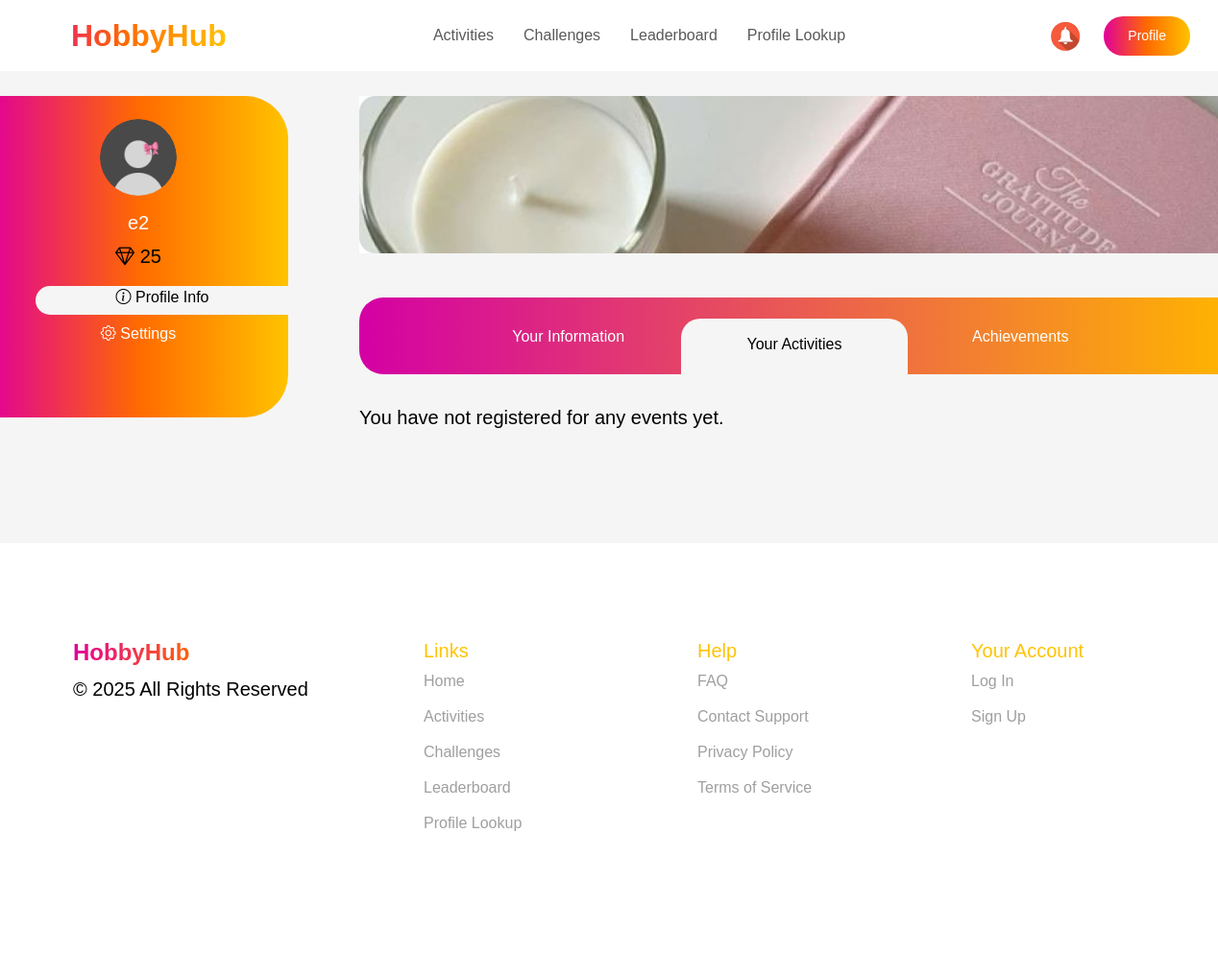
Page /user_profile/activities/ (signed in) on the earlier database version.
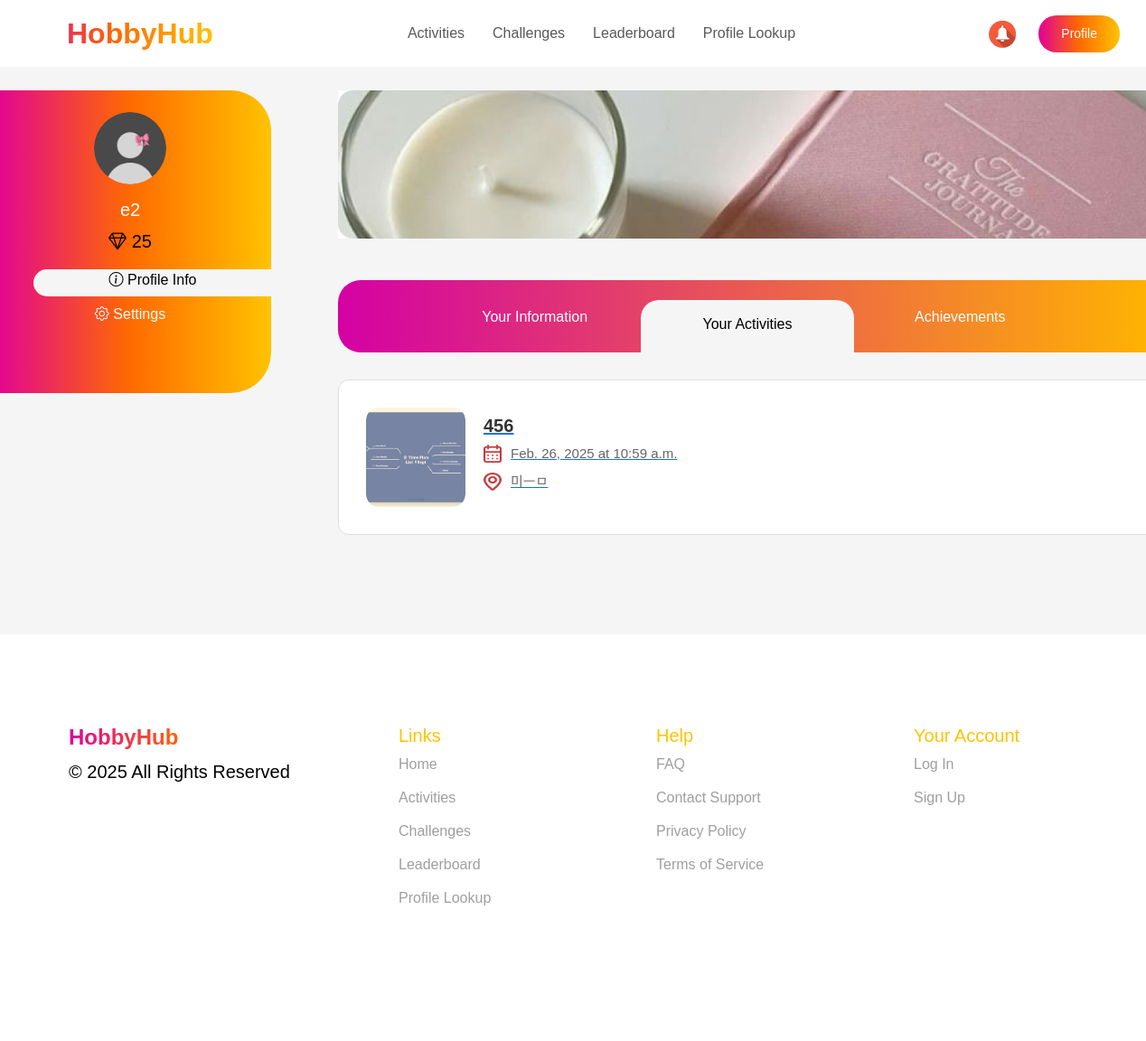
Same page on the later database version.
### events/models.py (models this page shows, shortened)
class Event(models.Model):
    title = models.CharField(max_length=150)
    description = models.TextField()
    location = models.CharField(max_length=250)
    date = models.DateField()
    time = models.TimeField()
    hobbies = models.ManyToManyField(Hobby, related_name='events')  # Связь многие ко многим
    image = models.ImageField(upload_to='event_images/', null=True, blank=True)
    company = models.ForeignKey(
        Company,
        to_field='company_id',
        on_delete=models.CASCADE,
        verbose_name="Company"
    )
    diamonds = models.IntegerField(default=0, verbose_name="Diamonds")  # Новое поле
    quota = models.IntegerField(default=10, verbose_name="Quota")      # Новое поле
    participants = models.ManyToManyField(Employee, related_name='events', blank=True)

### events/views.py (the view)
# urls.py: path('user_profile/activities/', profile_user_act, name='profile_user_act'),
def profile_user_act(request):
    nickname = request.session.get("nickname")
    if not nickname:
        return redirect("sign_in")
    try:
        employee = Employee.objects.get(nickname=nickname)
        registered_events = employee.events.all()  # Получаем все ивенты, на которые записан сотрудник
    except Employee.DoesNotExist:
        return redirect("sign_in")
    return render(request, 'profile_user_act.html', {
        'user': employee,
        'registered_events': registered_events,  # Передаем записанные ивенты в шаблон
    })

### events/templates/profile_user_act.html (shortened to what the changed rows need)
<!DOCTYPE html>
<html lang="en">
<head>
    {% load static %}
    <link rel="stylesheet" href="https://cdn.jsdelivr.net/npm/bootstrap@5.3.0/dist/css/bootstrap.min.css">
    <link href="https://cdn.jsdelivr.net/npm/bootstrap-icons/font/bootstrap-icons.css" rel="stylesheet">
    <link rel="stylesheet" href="{% static 'css/all.css' %}">
    <link href="https://fonts.cdnfonts.com/css/gilroy-bold" rel="stylesheet">
</head>
<body>
    <div class="container mt-4">
        <div class="row mainpartpro">
            <div class="col-md-10 mainpartpro">
                <div class="events-container">
                    {% if registered_events %}
                        {% for event in registered_events %}
                            <a href="{% url 'activity_details' event.id %}" class="event-link" >
                                <div class="event-card">
                                    <div class="event-image">
                                        {% if event.image %}
                                            <img src="{{ event.image.url }}" alt="{{ event.title }}">
                                        {% else %}
                                            <img src="{% static 'images/default_event.jpg' %}" alt="{{ event.title }}">
                                        {% endif %}
                                    </div>
                                    <div class="event-details">
                                        <h3>{{ event.title }}</h3>
                                        <p>
                                            <img src="{% static 'images/your_act_calendar.png' %}" alt="Date" class="icon">
                                            {{ event.date }} at {{ event.time }}
                                        </p>
                                        <p>
                                            <img src="{% static 'images/your_act_location.png' %}" alt="Location" class="icon">
                                            {{ event.location }}
                                        </p>
                                    </div>
                                </div>
                            </a>
                        {% endfor %}
                    {% else %}
                        <p>You have not registered for any events yet.</p>
                    {% endif %}
                </div>
            </div>
        </div>
    </div>
</body>
</html>

Differences in the rows shown:
added Event: image (picture), title "456", date "Feb. 26, 2025", time "10:59 a.m.", location "미ㅡㅁ"
Other differences:
text no longer shown: "You have not registered for any events yet."
